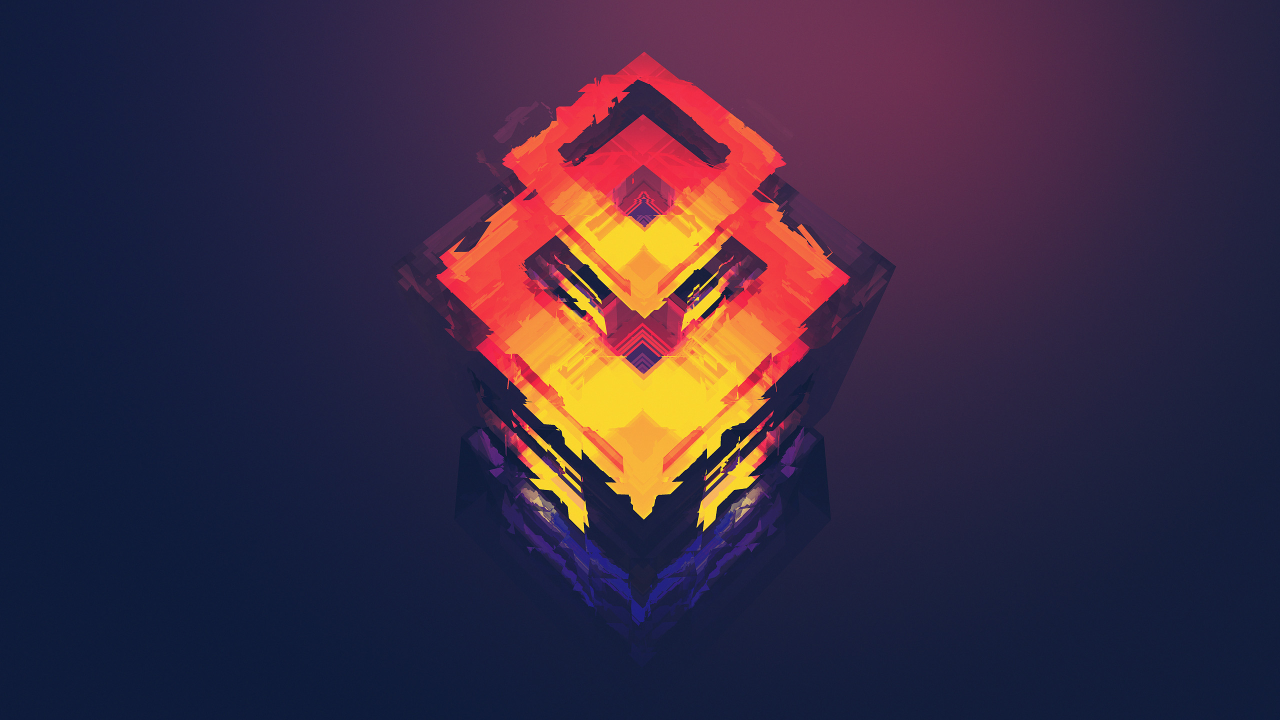
#> input picture testImg.jpg, 2560 x 1440 px (shown at 1/2 size)
$ python imdraw.py
#> lines starting #> are read from the running program, lines starting #| are printed output that depends on the picture
# OpenCV for Python #3
# Drawing objects on image

import numpy as np
import cv2

testImg = cv2.imread('testImg.jpg',cv2.IMREAD_COLOR)
#> testImg is the input picture: shape (1440, 2560, 3); mean B, G, R 66.4, 43.3, 60.2

testImg = cv2.resize(testImg,None,fx=0.3,fy=0.3)
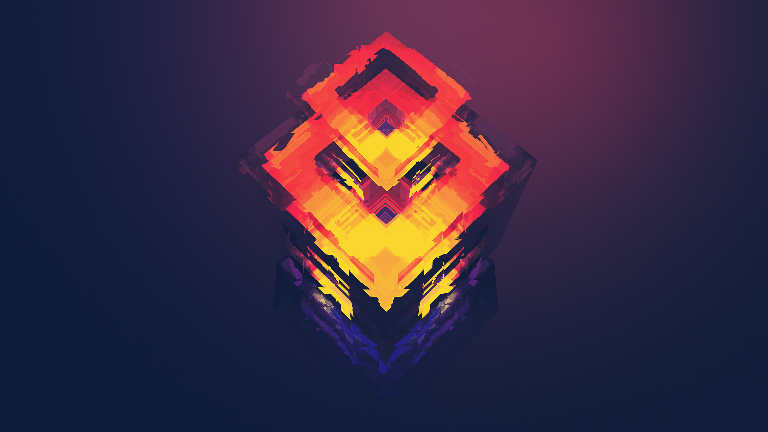
#> testImg: shape (432, 768, 3); mean B, G, R 66.3, 43.2, 60.2

#This one's to draw a line
cv2.line(testImg,(0,0), (550,250), (255,255,255), 5)
cv2.rectangle(testImg,(15,25), (600,250), (0,255,0), 5)
cv2.circle(testImg, (300,100),55, (0,0,255),2)

#Negative lineWidth fills the object

pts = np.array([[10,5],[20,30],[600,100],[50,10]], np.int32)
cv2.polylines(testImg, [pts], True, (0,255,255),1)

font = cv2.FONT_HERSHEY_SIMPLEX
cv2.putText(testImg,'Lorem Ipsum', (580,280), font, 0.5, (255,255,255),1,cv2.LINE_AA)
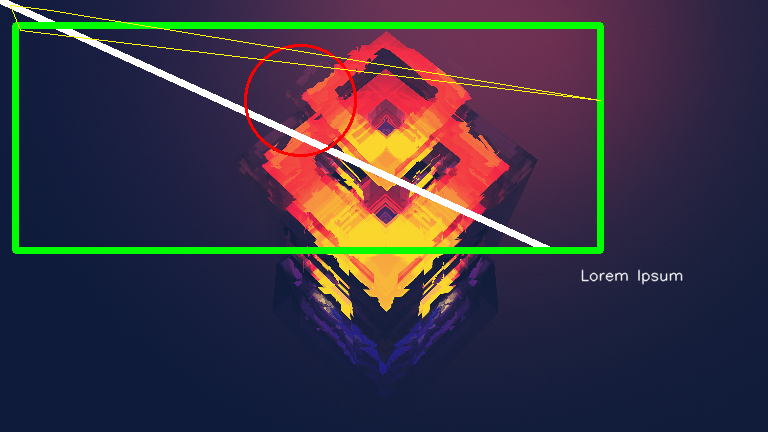
#> testImg: shape (432, 768, 3); mean B, G, R 65.9, 53.2, 60.9
cv2.imshow('Original Image',testImg)

cv2.waitKey(0)
cv2.destroyAllWindows()
